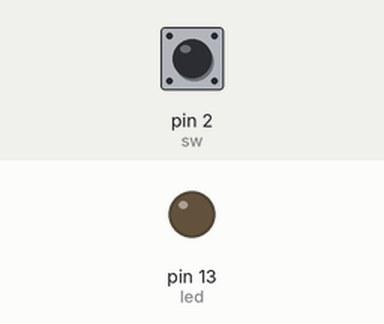
This sketch was run on a simulated Arduino Uno, built with avr-gcc and run on an emulated ATmega328P. Parts: output pins drawn as LEDs (lit = HIGH). Inputs (shaded band) come from the test bench; at power-on: pin 2 (sw) HIGH.

Above: at 1.2 s.
1.3 s: pin 2 (sw) pulled LOW for 0.15 s
At 1.37 s:
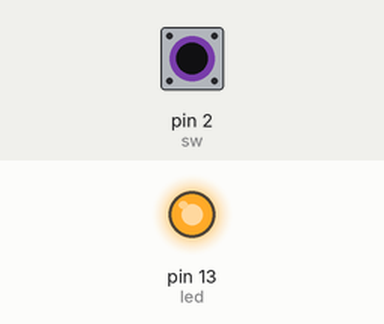
2.9 s: pin 2 (sw) pulled LOW for 3.2 s
At 6.9 s:
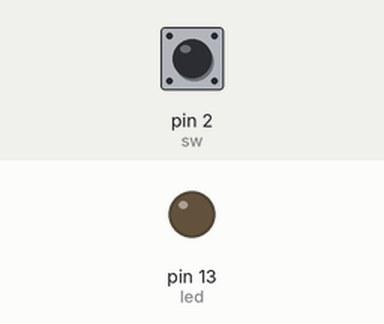
Timing chart, 0 to 8.4 s (numbered marks = the images above; inputs shaded):
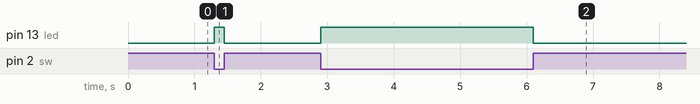

Measured:
- after the input at 1.3 s, pin 13 (led): LOW → HIGH at once, → LOW 0.15 s later
- after the input at 2.9 s, pin 13 (led): LOW → HIGH at once, → LOW 3.2 s later

The sketch:

switchled.ino
```cpp
#include<SoftwareSerial.h>
int led=13;
int sw=2;
int state=0;
void setup() {
  pinMode(led,OUTPUT);
  pinMode(sw,INPUT);

}

void loop() {
  state=digitalRead(sw);
  if(state==LOW)
    digitalWrite(led,HIGH);
  else
    digitalWrite(led,LOW);
}
```
